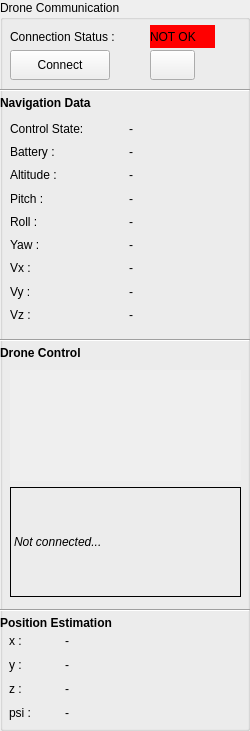
   <widget class="QGroupBox" name="groupBox_3">
    <property name="geometry">
     <rect>
      <x>10</x>
      <y>10</y>
      <width>250</width>
      <height>731</height>
     </rect>
    </property>
    <property name="title">
     <string>Drone Communication</string>
    </property>
    <widget class="QPushButton" name="connectButton">
     <property name="geometry">
      <rect>
       <x>10</x>
       <y>50</y>
       <width>100</width>
       <height>30</height>
      </rect>
     </property>
     <property name="focusPolicy">
      <enum>Qt::NoFocus</enum>
     </property>
     <property name="text">
      <string>Connect</string>
     </property>
    </widget>
    <widget class="QLabel" name="label_5">
     <property name="geometry">
      <rect>
       <x>10</x>
       <y>25</y>
       <width>140</width>
       <height>23</height>
      </rect>
     </property>
     <property name="text">
      <string>Connection Status :</string>
     </property>
    </widget>
    <widget class="Line" name="line_5">
     <property name="geometry">
      <rect>
       <x>0</x>
       <y>80</y>
       <width>250</width>
       <height>20</height>
      </rect>
     </property>
     <property name="orientation">
      <enum>Qt::Horizontal</enum>
     </property>
    </widget>
    <widget class="QLabel" name="label_7">
     <property name="geometry">
      <rect>
       <x>0</x>
       <y>90</y>
       <width>120</width>
       <height>25</height>
      </rect>
     </property>
     <property name="font">
      <font>
       <weight>75</weight>
       <bold>true</bold>
      </font>
     </property>
     <property name="text">
      <string>Navigation Data</string>
     </property>
    </widget>
    <widget class="QWidget" name="gridLayoutWidget">
     <property name="geometry">
      <rect>
       <x>10</x>
       <y>120</y>
       <width>231</width>
       <height>203</height>
      </rect>
     </property>
     <layout class="QGridLayout" name="navdataLayout">
      <property name="horizontalSpacing">
       <number>6</number>
      </property>
      <item row="5" column="0">
       <widget class="QLabel" name="label_19">
        <property name="text">
         <string>Yaw :</string>
        </property>
       </widget>
      </item>
      <item row="2" column="1">
       <widget class="QLabel" name="altitudeLabel">
        <property name="text">
         <string>-</string>
        </property>
       </widget>
      </item>
      <item row="1" column="1">
       <widget class="QLabel" name="batteryLabel">
        <property name="text">
         <string>-</string>
        </property>
       </widget>
      </item>
      <item row="1" column="0">
       <widget class="QLabel" name="label_9">
        <property name="text">
         <string>Battery :</string>
        </property>
       </widget>
      </item>
      <item row="2" column="0">
       <widget class="QLabel" name="label_13">
        <property name="text">
         <string>Altitude :</string>
        </property>
       </widget>
      </item>
      <item row="3" column="1">
       <widget class="QLabel" name="pitchLabel">
        <property name="text">
         <string>-</string>
        </property>
       </widget>
      </item>
      <item row="4" column="0">
       <widget class="QLabel" name="label_16">
        <property name="text">
         <string>Roll :</string>
        </property>
       </widget>
      </item>
      <item row="3" column="0">
       <widget class="QLabel" name="label_14">
        <property name="text">
         <string>Pitch :</string>
        </property>
       </widget>
      </item>
      <item row="7" column="1">
       <widget class="QLabel" name="vyLabel">
        <property name="text">
         <string>-</string>
        </property>
       </widget>
      </item>
      <item row="4" column="1">
       <widget class="QLabel" name="rollLabel">
        <property name="text">
         <string>-</string>
        </property>
       </widget>
      </item>
      <item row="0" column="1">
       <widget class="QLabel" name="controlStateLabel">
        <property name="text">
         <string>-</string>
        </property>
       </widget>
      </item>
      <item row="0" column="0">
       <widget class="QLabel" name="label_8">
        <property name="text">
         <string>Control State:</string>
        </property>
       </widget>
      </item>
      <item row="5" column="1">
       <widget class="QLabel" name="yawLabel">
        <property name="text">
         <string>-</string>
        </property>
       </widget>
      </item>
      <item row="6" column="0">
       <widget class="QLabel" name="label_21">
        <property name="text">
         <string>Vx :</string>
        </property>
       </widget>
      </item>
      <item row="7" column="0">
       <widget class="QLabel" name="label_23">
        <property name="text">
         <string>Vy :</string>
        </property>
       </widget>
      </item>
      <item row="6" column="1">
       <widget class="QLabel" name="vxLabel">
        <property name="text">
         <string>-</string>
        </property>
       </widget>
      </item>
      <item row="8" column="0">
       <widget class="QLabel" name="label_25">
        <property name="text">
         <string>Vz :</string>
        </property>
       </widget>
      </item>
      <item row="8" column="1">
       <widget class="QLabel" name="vzLabel">
        <property name="text">
         <string>-</string>
        </property>
       </widget>
      </item>
     </layout>
    </widget>
    <widget class="QLabel" name="connectLabel">
     <property name="geometry">
      <rect>
       <x>150</x>
       <y>25</y>
       <width>65</width>
       <height>23</height>
      </rect>
     </property>
     <property name="palette">
      <palette>
       <active>
        <colorrole role="WindowText">
         <brush brushstyle="SolidPattern">
          <color alpha="255">
           <red>0</red>
           <green>0</green>
           <blue>0</blue>
          </color>
         </brush>
        </colorrole>
        <colorrole role="Button">
         <brush brushstyle="SolidPattern">
          <color alpha="255">
           <red>255</red>
           <green>0</green>
           <blue>0</blue>
          </color>
         </brush>
        </colorrole>
        <colorrole role="Light">
         <brush brushstyle="SolidPattern">
          <color alpha="255">
           <red>255</red>
           <green>127</green>
           <blue>127</blue>
          </color>
         </brush>
        </colorrole>
        <colorrole role="Midlight">
         <brush brushstyle="SolidPattern">
          <color alpha="255">
           <red>255</red>
           <green>63</green>
           <blue>63</blue>
          </color>
         </brush>
        </colorrole>
        <colorrole role="Dark">
         <brush brushstyle="SolidPattern">
          <color alpha="255">
           <red>127</red>
           <green>0</green>
           <blue>0</blue>
          </color>
         </brush>
        </colorrole>
        <colorrole role="Mid">
         <brush brushstyle="SolidPattern">
          <color alpha="255">
           <red>170</red>
           <green>0</green>
           <blue>0</blue>
          </color>
         </brush>
        </colorrole>
        <colorrole role="Text">
         <brush brushstyle="SolidPattern">
          <color alpha="255">
           <red>0</red>
           <green>0</green>
           <blue>0</blue>
          </color>
         </brush>
        </colorrole>
        <colorrole role="BrightText">
         <brush brushstyle="SolidPattern">
          <color alpha="255">
           <red>255</red>
           <green>255</green>
           <blue>255</blue>
          </color>
         </brush>
        </colorrole>
        <colorrole role="ButtonText">
         <brush brushstyle="SolidPattern">
          <color alpha="255">
           <red>0</red>
           <green>0</green>
           <blue>0</blue>
          </color>
         </brush>
        </colorrole>
        <colorrole role="Base">
         <brush brushstyle="SolidPattern">
          <color alpha="255">
           <red>255</red>
           <green>255</green>
           <blue>255</blue>
          </color>
         </brush>
        </colorrole>
        <colorrole role="Window">
         <brush brushstyle="SolidPattern">
          <color alpha="255">
           <red>255</red>
           <green>0</green>
           <blue>0</blue>
          </color>
         </brush>
        </colorrole>
        <colorrole role="Shadow">
         <brush brushstyle="SolidPattern">
          <color alpha="255">
           <red>0</red>
           <green>0</green>
           <blue>0</blue>
          </color>
         </brush>
        </colorrole>
        <colorrole role="AlternateBase">
         <brush brushstyle="SolidPattern">
          <color alpha="255">
           <red>255</red>
           <green>127</green>
           <blue>127</blue>
          </color>
         </brush>
        </colorrole>
        <colorrole role="ToolTipBase">
         <brush brushstyle="SolidPattern">
          <color alpha="255">
           <red>255</red>
           <green>255</green>
           <blue>220</blue>
          </color>
         </brush>
        </colorrole>
        <colorrole role="ToolTipText">
         <brush brushstyle="SolidPattern">
          <color alpha="255">
           <red>0</red>
           <green>0</green>
           <blue>0</blue>
          </color>
         </brush>
        </colorrole>
       </active>
       <inactive>
        <colorrole role="WindowText">
         <brush brushstyle="SolidPattern">
          <color alpha="255">
           <red>0</red>
           <green>0</green>
           <blue>0</blue>
          </color>
         </brush>
        </colorrole>
        <colorrole role="Button">
         <brush brushstyle="SolidPattern">
          <color alpha="255">
           <red>255</red>
           <green>0</green>
           <blue>0</blue>
          </color>
         </brush>
        </colorrole>
        <colorrole role="Light">
         <brush brushstyle="SolidPattern">
          <color alpha="255">
           <red>255</red>
           <green>127</green>
           <blue>127</blue>
          </color>
         </brush>
        </colorrole>
        <colorrole role="Midlight">
         <brush brushstyle="SolidPattern">
          <color alpha="255">
           <red>255</red>
           <green>63</green>
           <blue>63</blue>
          </color>
         </brush>
        </colorrole>
        <colorrole role="Dark">
         <brush brushstyle="SolidPattern">
          <color alpha="255">
           <red>127</red>
           <green>0</green>
           <blue>0</blue>
          </color>
         </brush>
        </colorrole>
        <colorrole role="Mid">
         <brush brushstyle="SolidPattern">
          <color alpha="255">
           <red>170</red>
           <green>0</green>
           <blue>0</blue>
          </color>
         </brush>
        </colorrole>
        <colorrole role="Text">
         <brush brushstyle="SolidPattern">
          <color alpha="255">
           <red>0</red>
           <green>0</green>
           <blue>0</blue>
          </color>
         </brush>
        </colorrole>
        <colorrole role="BrightText">
         <brush brushstyle="SolidPattern">
          <color alpha="255">
           <red>255</red>
           <green>255</green>
           <blue>255</blue>
          </color>
         </brush>
        </colorrole>
        <colorrole role="ButtonText">
         <brush brushstyle="SolidPattern">
          <color alpha="255">
           <red>0</red>
           <green>0</green>
           <blue>0</blue>
          </color>
         </brush>
        </colorrole>
        <colorrole role="Base">
         <brush brushstyle="SolidPattern">
          <color alpha="255">
           <red>255</red>
           <green>255</green>
           <blue>255</blue>
          </color>
         </brush>
        </colorrole>
        <colorrole role="Window">
         <brush brushstyle="SolidPattern">
          <color alpha="255">
           <red>255</red>
           <green>0</green>
           <blue>0</blue>
          </color>
         </brush>
        </colorrole>
        <colorrole role="Shadow">
         <brush brushstyle="SolidPattern">
          <color alpha="255">
           <red>0</red>
           <green>0</green>
           <blue>0</blue>
          </color>
         </brush>
        </colorrole>
        <colorrole role="AlternateBase">
         <brush brushstyle="SolidPattern">
          <color alpha="255">
           <red>255</red>
           <green>127</green>
           <blue>127</blue>
          </color>
         </brush>
        </colorrole>
        <colorrole role="ToolTipBase">
         <brush brushstyle="SolidPattern">
          <color alpha="255">
           <red>255</red>
           <green>255</green>
           <blue>220</blue>
          </color>
         </brush>
        </colorrole>
        <colorrole role="ToolTipText">
         <brush brushstyle="SolidPattern">
          <color alpha="255">
           <red>0</red>
           <green>0</green>
           <blue>0</blue>
          </color>
         </brush>
        </colorrole>
       </inactive>
       <disabled>
        <colorrole role="WindowText">
         <brush brushstyle="SolidPattern">
          <color alpha="255">
           <red>127</red>
           <green>0</green>
           <blue>0</blue>
          </color>
         </brush>
        </colorrole>
        <colorrole role="Button">
         <brush brushstyle="SolidPattern">
          <color alpha="255">
           <red>255</red>
           <green>0</green>
           <blue>0</blue>
          </color>
         </brush>
        </colorrole>
        <colorrole role="Light">
         <brush brushstyle="SolidPattern">
          <color alpha="255">
           <red>255</red>
           <green>127</green>
           <blue>127</blue>
          </color>
         </brush>
        </colorrole>
        <colorrole role="Midlight">
         <brush brushstyle="SolidPattern">
          <color alpha="255">
           <red>255</red>
           <green>63</green>
           <blue>63</blue>
          </color>
         </brush>
        </colorrole>
        <colorrole role="Dark">
         <brush brushstyle="SolidPattern">
          <color alpha="255">
           <red>127</red>
           <green>0</green>
           <blue>0</blue>
          </color>
         </brush>
        </colorrole>
        <colorrole role="Mid">
         <brush brushstyle="SolidPattern">
          <color alpha="255">
           <red>170</red>
           <green>0</green>
           <blue>0</blue>
          </color>
         </brush>
        </colorrole>
        <colorrole role="Text">
         <brush brushstyle="SolidPattern">
          <color alpha="255">
           <red>127</red>
           <green>0</green>
           <blue>0</blue>
          </color>
         </brush>
        </colorrole>
        <colorrole role="BrightText">
         <brush brushstyle="SolidPattern">
          <color alpha="255">
           <red>255</red>
           <green>255</green>
           <blue>255</blue>
          </color>
         </brush>
        </colorrole>
        <colorrole role="ButtonText">
         <brush brushstyle="SolidPattern">
          <color alpha="255">
           <red>127</red>
           <green>0</green>
           <blue>0</blue>
          </color>
         </brush>
        </colorrole>
        <colorrole role="Base">
         <brush brushstyle="SolidPattern">
          <color alpha="255">
           <red>255</red>
           <green>0</green>
           <blue>0</blue>
          </color>
         </brush>
        </colorrole>
        <colorrole role="Window">
         <brush brushstyle="SolidPattern">
          <color alpha="255">
           <red>255</red>
           <green>0</green>
           <blue>0</blue>
          </color>
         </brush>
        </colorrole>
        <colorrole role="Shadow">
         <brush brushstyle="SolidPattern">
          <color alpha="255">
           <red>0</red>
           <green>0</green>
           <blue>0</blue>
          </color>
         </brush>
        </colorrole>
        <colorrole role="AlternateBase">
         <brush brushstyle="SolidPattern">
          <color alpha="255">
           <red>255</red>
           <green>0</green>
           <blue>0</blue>
          </color>
         </brush>
        </colorrole>
        <colorrole role="ToolTipBase">
         <brush brushstyle="SolidPattern">
          <color alpha="255">
           <red>255</red>
           <green>255</green>
           <blue>220</blue>
          </color>
         </brush>
        </colorrole>
        <colorrole role="ToolTipText">
         <brush brushstyle="SolidPattern">
          <color alpha="255">
           <red>0</red>
           <green>0</green>
           <blue>0</blue>
          </color>
         </brush>
        </colorrole>
       </disabled>
      </palette>
     </property>
     <property name="autoFillBackground">
      <bool>true</bool>
     </property>
     <property name="text">
      <string>NOT OK</string>
     </property>
    </widget>
    <widget class="Line" name="line_6">
     <property name="geometry">
      <rect>
       <x>0</x>
       <y>330</y>
       <width>250</width>
       <height>20</height>
      </rect>
     </property>
     <property name="orientation">
      <enum>Qt::Horizontal</enum>
     </property>
    </widget>
    <widget class="QPushButton" name="helpButton">
     <property name="geometry">
      <rect>
       <x>150</x>
       <y>50</y>
       <width>45</width>
       <height>30</height>
      </rect>
     </property>
     <property name="focusPolicy">
      <enum>Qt::NoFocus</enum>
     </property>
     <property name="toolTip">
      <string>&lt;html&gt;&lt;head/&gt;&lt;body&gt;&lt;p&gt;Click for help&lt;/p&gt;&lt;/body&gt;&lt;/html&gt;</string>
     </property>
     <property name="text">
      <string/>
     </property>
     <property name="icon">
      <iconset resource="../HostApplication.qrc">
       <normaloff>:/HostApplication/ressources/Help-icon.png</normaloff>:/HostApplication/ressources/Help-icon.png</iconset>
     </property>
     <property name="iconSize">
      <size>
       <width>24</width>
       <height>24</height>
      </size>
     </property>
    </widget>
    <widget class="QWidget" name="verticalLayoutWidget">
     <property name="geometry">
      <rect>
       <x>10</x>
       <y>370</y>
       <width>231</width>
       <height>227</height>
      </rect>
     </property>
     <layout class="QVBoxLayout" name="verticalLayout">
      <property name="sizeConstraint">
       <enum>QLayout::SetDefaultConstraint</enum>
      </property>
      <item>
       <widget class="QLabel" name="controlGraphicLabel">
        <property name="mouseTracking">
         <bool>true</bool>
        </property>
        <property name="focusPolicy">
         <enum>Qt::NoFocus</enum>
        </property>
        <property name="layoutDirection">
         <enum>Qt::LeftToRight</enum>
        </property>
        <property name="autoFillBackground">
         <bool>true</bool>
        </property>
        <property name="frameShape">
         <enum>QFrame::NoFrame</enum>
        </property>
        <property name="text">
         <string/>
        </property>
        <property name="pixmap">
         <pixmap resource="../HostApplication.qrc">:/HostApplication/ressources/joystick_inactive.png</pixmap>
        </property>
        <property name="alignment">
         <set>Qt::AlignCenter</set>
        </property>
        <property name="textInteractionFlags">
         <set>Qt::NoTextInteraction</set>
        </property>
       </widget>
      </item>
      <item>
       <widget class="QLabel" name="controlTextLabel">
        <property name="font">
         <font>
          <weight>50</weight>
          <italic>true</italic>
          <bold>false</bold>
         </font>
        </property>
        <property name="frameShape">
         <enum>QFrame::Box</enum>
        </property>
        <property name="text">
         <string>Not connected...</string>
        </property>
       </widget>
      </item>
     </layout>
    </widget>
    <widget class="QLabel" name="label_12">
     <property name="geometry">
      <rect>
       <x>0</x>
       <y>340</y>
       <width>120</width>
       <height>25</height>
      </rect>
     </property>
     <property name="font">
      <font>
       <weight>75</weight>
       <bold>true</bold>
      </font>
     </property>
     <property name="text">
      <string>Drone Control</string>
     </property>
    </widget>
    <widget class="Line" name="line_7">
     <property name="geometry">
      <rect>
       <x>0</x>
       <y>600</y>
       <width>250</width>
       <height>20</height>
      </rect>
     </property>
     <property name="orientation">
      <enum>Qt::Horizontal</enum>
     </property>
    </widget>
    <widget class="QLabel" name="label_15">
     <property name="geometry">
      <rect>
       <x>0</x>
       <y>610</y>
       <width>150</width>
       <height>25</height>
      </rect>
     </property>
     <property name="font">
      <font>
       <weight>75</weight>
       <bold>true</bold>
      </font>
     </property>
     <property name="text">
      <string>Position Estimation</string>
     </property>
    </widget>
    <widget class="QWidget" name="gridLayoutWidget_2">
     <property name="geometry">
      <rect>
       <x>9</x>
       <y>630</y>
       <width>231</width>
       <height>96</height>
      </rect>
     </property>
     <layout class="QGridLayout" name="gridLayout">
      <property name="sizeConstraint">
       <enum>QLayout::SetMinimumSize</enum>
      </property>
      <item row="2" column="1">
       <widget class="QLabel" name="pzLabel">
        <property name="sizePolicy">
         <sizepolicy hsizetype="Minimum" vsizetype="Maximum">
          <horstretch>0</horstretch>
          <verstretch>0</verstretch>
         </sizepolicy>
        </property>
        <property name="frameShape">
         <enum>QFrame::NoFrame</enum>
        </property>
        <property name="lineWidth">
         <number>0</number>
        </property>
        <property name="midLineWidth">
         <number>0</number>
        </property>
        <property name="text">
         <string>-</string>
        </property>
       </widget>
      </item>
      <item row="0" column="1">
       <widget class="QLabel" name="pxLabel">
        <property name="sizePolicy">
         <sizepolicy hsizetype="Minimum" vsizetype="Maximum">
          <horstretch>0</horstretch>
          <verstretch>0</verstretch>
         </sizepolicy>
        </property>
        <property name="frameShape">
         <enum>QFrame::NoFrame</enum>
        </property>
        <property name="lineWidth">
         <number>0</number>
        </property>
        <property name="midLineWidth">
         <number>0</number>
        </property>
        <property name="text">
         <string>-</string>
        </property>
       </widget>
      </item>
      <item row="0" column="0">
       <widget class="QLabel" name="label_10">
        <property name="sizePolicy">
         <sizepolicy hsizetype="Fixed" vsizetype="Maximum">
          <horstretch>0</horstretch>
          <verstretch>0</verstretch>
         </sizepolicy>
        </property>
        <property name="minimumSize">
         <size>
          <width>50</width>
          <height>0</height>
         </size>
        </property>
        <property name="frameShape">
         <enum>QFrame::NoFrame</enum>
        </property>
        <property name="lineWidth">
         <number>0</number>
        </property>
        <property name="midLineWidth">
         <number>0</number>
        </property>
        <property name="text">
         <string>x :</string>
        </property>
       </widget>
      </item>
      <item row="1" column="0">
       <widget class="QLabel" name="label_17">
        <property name="sizePolicy">
         <sizepolicy hsizetype="Fixed" vsizetype="Maximum">
          <horstretch>0</horstretch>
          <verstretch>0</verstretch>
         </sizepolicy>
        </property>
        <property name="minimumSize">
         <size>
          <width>50</width>
          <height>0</height>
         </size>
        </property>
        <property name="frameShape">
         <enum>QFrame::NoFrame</enum>
        </property>
        <property name="lineWidth">
         <number>0</number>
        </property>
        <property name="midLineWidth">
         <number>0</number>
        </property>
        <property name="text">
         <string>y :</string>
        </property>
       </widget>
      </item>
      <item row="2" column="0">
       <widget class="QLabel" name="label_20">
        <property name="sizePolicy">
         <sizepolicy hsizetype="Fixed" vsizetype="Maximum">
          <horstretch>0</horstretch>
          <verstretch>0</verstretch>
         </sizepolicy>
        </property>
        <property name="minimumSize">
         <size>
          <width>50</width>
          <height>0</height>
         </size>
        </property>
        <property name="frameShape">
         <enum>QFrame::NoFrame</enum>
        </property>
        <property name="lineWidth">
         <number>0</number>
        </property>
        <property name="midLineWidth">
         <number>0</number>
        </property>
        <property name="text">
         <string>z :</string>
        </property>
       </widget>
      </item>
      <item row="1" column="1">
       <widget class="QLabel" name="pyLabel">
        <property name="sizePolicy">
         <sizepolicy hsizetype="Minimum" vsizetype="Maximum">
          <horstretch>0</horstretch>
          <verstretch>0</verstretch>
         </sizepolicy>
        </property>
        <property name="frameShape">
         <enum>QFrame::NoFrame</enum>
        </property>
        <property name="lineWidth">
         <number>0</number>
        </property>
        <property name="midLineWidth">
         <number>0</number>
        </property>
        <property name="text">
         <string>-</string>
        </property>
       </widget>
      </item>
      <item row="3" column="0">
       <widget class="QLabel" name="label_24">
        <property name="sizePolicy">
         <sizepolicy hsizetype="Fixed" vsizetype="Maximum">
          <horstretch>0</horstretch>
          <verstretch>0</verstretch>
         </sizepolicy>
        </property>
        <property name="minimumSize">
         <size>
          <width>50</width>
          <height>0</height>
         </size>
        </property>
        <property name="frameShape">
         <enum>QFrame::NoFrame</enum>
        </property>
        <property name="lineWidth">
         <number>0</number>
        </property>
        <property name="midLineWidth">
         <number>0</number>
        </property>
        <property name="text">
         <string>psi :</string>
        </property>
       </widget>
      </item>
      <item row="3" column="1">
       <widget class="QLabel" name="ppsiLabel">
        <property name="sizePolicy">
         <sizepolicy hsizetype="Minimum" vsizetype="Maximum">
          <horstretch>0</horstretch>
          <verstretch>0</verstretch>
         </sizepolicy>
        </property>
        <property name="frameShape">
         <enum>QFrame::NoFrame</enum>
        </property>
        <property name="lineWidth">
         <number>0</number>
        </property>
        <property name="midLineWidth">
         <number>0</number>
        </property>
        <property name="text">
         <string>-</string>
        </property>
       </widget>
      </item>
     </layout>
    </widget>
   </widget>
